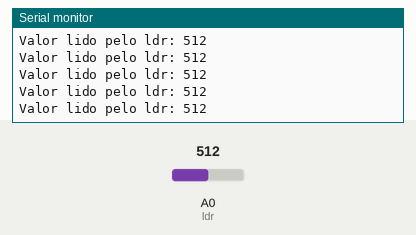
Recording of a sketch running on a simulated Arduino Uno, built with avr-gcc and run on an emulated ATmega328P. Parts: the last lines printed to the serial monitor. The test bench sets the inputs (shaded band); at power-on: A0 (ldr) = 512.

Above: at 1.2 s.
1.3 s: A0 (ldr) set to 716
At 1.9 s:
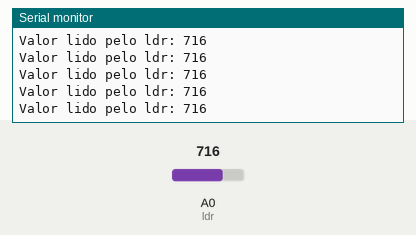
4.3 s: A0 (ldr) set to 900
At 5.4 s:
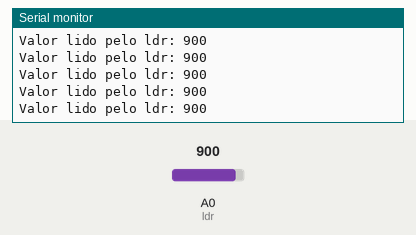
Timing chart, 0 to 7.3 s (numbered marks = the images above; inputs shaded):
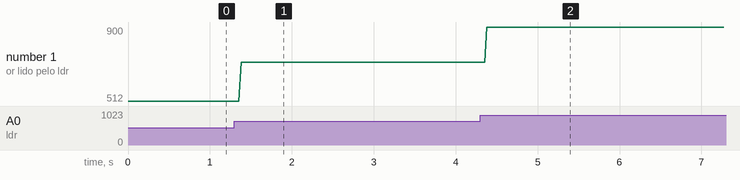

Measured:
- after the input at 1.3 s, the serial monitor: prints a new line after 0.08 s (image 1)
- after the input at 4.3 s, the serial monitor: prints a new line after 0.08 s (image 2)
- plotted number 1: 512 → 716 after the input at 1.3 s, 716 → 900 after the input at 4.3 s

The sketch:

LDR.ino
```cpp
int ldr = A0; // Atribui a porta A0 para o sensor
int valor_ldr = 0; //declara o valor_ldr como inteiro

void setup() {
  pinMode(ldr, INPUT);
  Serial.begin(9600); //inicia um monitor serial com comunicação a uma taxa de 9600 bits por segundo

}

void loop() {
  valor_ldr = analogRead(ldr); //lê o valor do sensor e armazena em valor_ldr
  Serial.print("Valor lido pelo ldr: ");
  Serial.println(valor_ldr);
}
```
